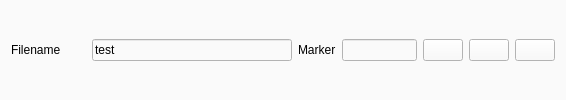
          <widget class="QWidget" name="widget_4" native="true">
           <property name="styleSheet">
            <string notr="true">background-color: rgb(250, 250, 250);</string>
           </property>
           <layout class="QGridLayout" name="gridLayout_10">
            <item row="0" column="4">
             <widget class="QPushButton" name="pb_Run">
              <property name="maximumSize">
               <size>
                <width>75</width>
                <height>16777215</height>
               </size>
              </property>
              <property name="styleSheet">
               <string notr="true"/>
              </property>
              <property name="text">
               <string/>
              </property>
              <property name="icon">
               <iconset resource="../qss/icons.qrc">
                <normaloff>:/icons/icons/PNG/run.png</normaloff>:/icons/icons/PNG/run.png</iconset>
              </property>
              <property name="iconSize">
               <size>
                <width>24</width>
                <height>24</height>
               </size>
              </property>
              <property name="flat">
               <bool>false</bool>
              </property>
             </widget>
            </item>
            <item row="0" column="6">
             <widget class="QPushButton" name="pb_Cancel">
              <property name="styleSheet">
               <string notr="true"/>
              </property>
              <property name="text">
               <string/>
              </property>
              <property name="icon">
               <iconset resource="../qss/icons.qrc">
                <normaloff>:/icons/icons/PNG/stop.png</normaloff>:/icons/icons/PNG/stop.png</iconset>
              </property>
              <property name="iconSize">
               <size>
                <width>24</width>
                <height>24</height>
               </size>
              </property>
             </widget>
            </item>
            <item row="0" column="1">
             <widget class="QLineEdit" name="le_Generated_Shape_Space_Name">
              <property name="minimumSize">
               <size>
                <width>200</width>
                <height>0</height>
               </size>
              </property>
              <property name="text">
               <string>test</string>
              </property>
              <property name="placeholderText">
               <string>shape_space_name</string>
              </property>
             </widget>
            </item>
            <item row="0" column="3">
             <widget class="QLineEdit" name="le_Marker">
              <property name="minimumSize">
               <size>
                <width>75</width>
                <height>0</height>
               </size>
              </property>
              <property name="maximumSize">
               <size>
                <width>75</width>
                <height>16777215</height>
               </size>
              </property>
             </widget>
            </item>
            <item row="0" column="0">
             <widget class="QLabel" name="label_48">
              <property name="minimumSize">
               <size>
                <width>75</width>
                <height>0</height>
               </size>
              </property>
              <property name="maximumSize">
               <size>
                <width>75</width>
                <height>16777215</height>
               </size>
              </property>
              <property name="text">
               <string>Filename</string>
              </property>
             </widget>
            </item>
            <item row="0" column="5">
             <widget class="QPushButton" name="pb_Pause_Resume">
              <property name="text">
               <string/>
              </property>
              <property name="iconSize">
               <size>
                <width>24</width>
                <height>24</height>
               </size>
              </property>
             </widget>
            </item>
            <item row="0" column="2">
             <widget class="QLabel" name="label_21">
              <property name="text">
               <string>Marker</string>
              </property>
             </widget>
            </item>
           </layout>
          </widget>
